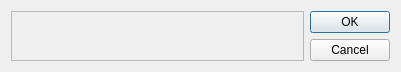
<?xml version="1.0" encoding="UTF-8"?>
<ui version="4.0">
 <class>DialogBase</class>
 <widget class="QDialog" name="DialogBase">
  <property name="geometry">
   <rect>
    <x>0</x>
    <y>0</y>
    <width>401</width>
    <height>70</height>
   </rect>
  </property>
  <property name="sizePolicy">
   <sizepolicy hsizetype="Minimum" vsizetype="Minimum">
    <horstretch>0</horstretch>
    <verstretch>0</verstretch>
   </sizepolicy>
  </property>
  <property name="windowTitle">
   <string>Dialog</string>
  </property>
  <layout class="QHBoxLayout" name="horizontalLayout">
   <item>
    <widget class="QFrame" name="frame">
     <property name="sizePolicy">
      <sizepolicy hsizetype="Minimum" vsizetype="Minimum">
       <horstretch>0</horstretch>
       <verstretch>0</verstretch>
      </sizepolicy>
     </property>
     <property name="frameShape">
      <enum>QFrame::StyledPanel</enum>
     </property>
     <property name="frameShadow">
      <enum>QFrame::Raised</enum>
     </property>
     <layout class="QGridLayout" name="frame_layout"/>
    </widget>
   </item>
   <item>
    <widget class="QDialogButtonBox" name="buttonBox">
     <property name="sizePolicy">
      <sizepolicy hsizetype="Fixed" vsizetype="Minimum">
       <horstretch>0</horstretch>
       <verstretch>0</verstretch>
      </sizepolicy>
     </property>
     <property name="orientation">
      <enum>Qt::Vertical</enum>
     </property>
     <property name="standardButtons">
      <set>QDialogButtonBox::Cancel|QDialogButtonBox::Ok</set>
     </property>
     <property name="centerButtons">
      <bool>false</bool>
     </property>
    </widget>
   </item>
  </layout>
 </widget>
 <resources/>
 <connections>
  <connection>
   <sender>buttonBox</sender>
   <signal>accepted()</signal>
   <receiver>DialogBase</receiver>
   <slot>accept()</slot>
   <hints>
    <hint type="sourcelabel">
     <x>248</x>
     <y>254</y>
    </hint>
    <hint type="destinationlabel">
     <x>157</x>
     <y>274</y>
    </hint>
   </hints>
  </connection>
  <connection>
   <sender>buttonBox</sender>
   <signal>rejected()</signal>
   <receiver>DialogBase</receiver>
   <slot>reject()</slot>
   <hints>
    <hint type="sourcelabel">
     <x>316</x>
     <y>260</y>
    </hint>
    <hint type="destinationlabel">
     <x>286</x>
     <y>274</y>
    </hint>
   </hints>
  </connection>
 </connections>
</ui>
